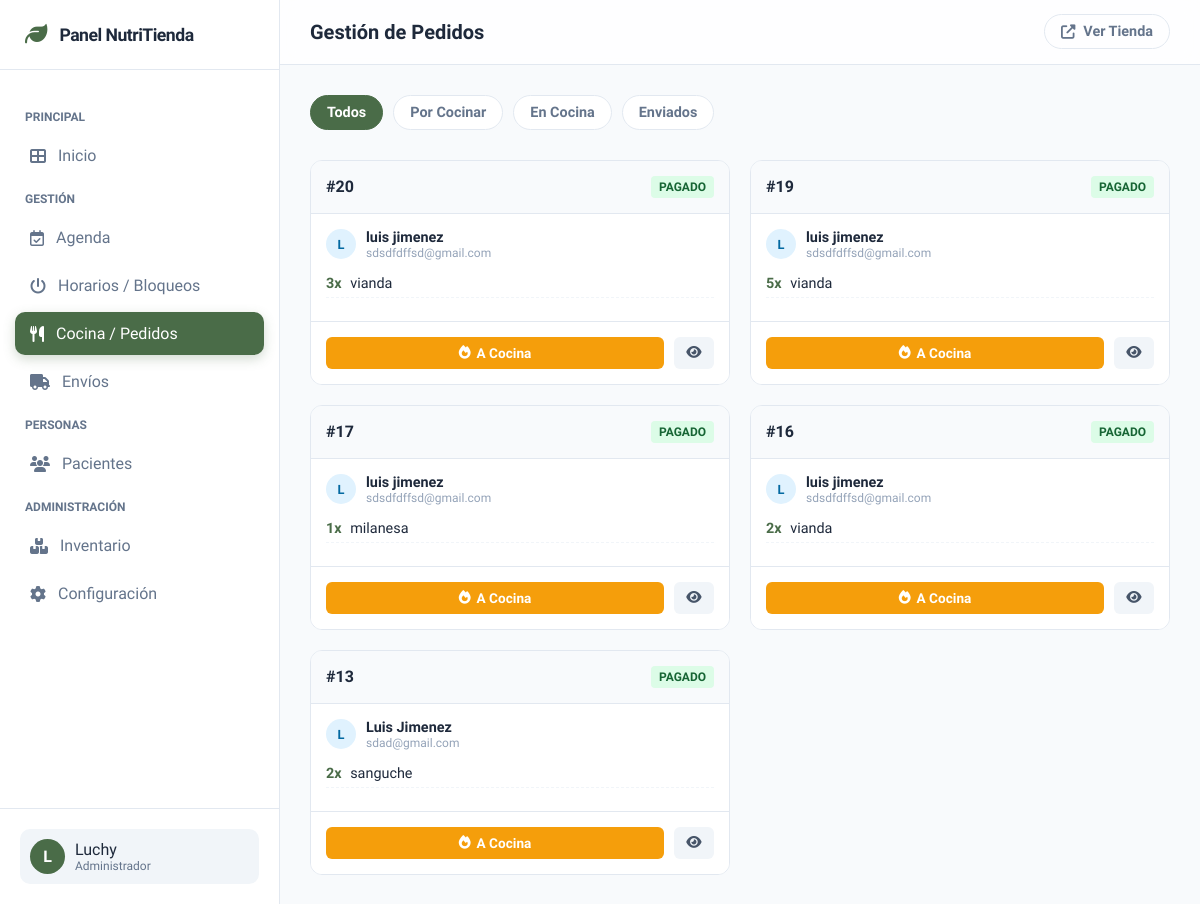
Before: /panel/cocina/ (signed in) with the older database file.
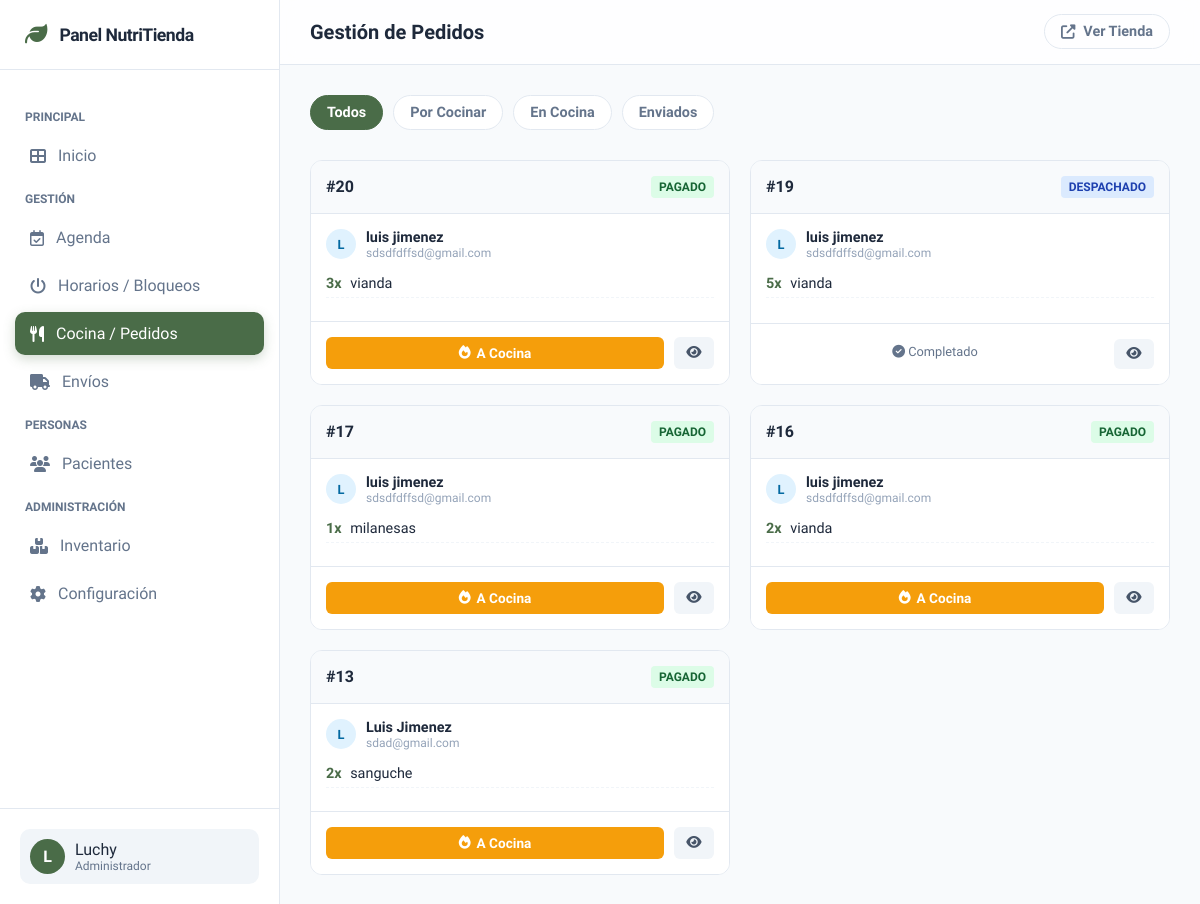
After: the same page with the newer database file.
### carrito/models.py (models this page shows, shortened)
class Pedido(models.Model):
    ESTADOS_PEDIDO = (
        ('pendiente', 'Pendiente de Pago'),
        ('pagado', 'Pagado'),
        ('en_preparacion', 'En Preparación'),
        ('despachado', 'Despachado'),
        ('cancelado', 'Cancelado'),
    )
    cliente = models.ForeignKey(User, on_delete=models.SET_NULL, null=True, blank=True)
    fecha_creacion = models.DateTimeField(auto_now_add=True)
    total = models.DecimalField(max_digits=10, decimal_places=2, help_text="Total final (Subtotal + Envío)")
    costo_envio = models.DecimalField(max_digits=10, decimal_places=2, default=0)
    metodo_envio_elegido = models.CharField(max_length=100, blank=True, null=True, default="Retiro")
    estado = models.CharField(max_length=20, choices=ESTADOS_PEDIDO, default='pendiente')
    direccion_envio = models.CharField(max_length=255, null=True, blank=True)
    ciudad_envio = models.CharField(max_length=100, null=True, blank=True)
    codigo_postal_envio = models.CharField(max_length=10, null=True, blank=True)
    telefono_contacto = models.CharField(max_length=20, null=True, blank=True)
    codigo_seguimiento = models.CharField(max_length=100, blank=True, null=True, help_text="Código de seguimiento manual")
    class Meta:
        verbose_name = "Pedido"
        verbose_name_plural = "Pedidos"

class ItemPedido(models.Model):
    pedido = models.ForeignKey(Pedido, related_name='items', on_delete=models.CASCADE)
    producto = models.ForeignKey(Producto, on_delete=models.SET_NULL, null=True)
    cantidad = models.PositiveIntegerField()
    precio_unitario = models.DecimalField(max_digits=10, decimal_places=2)

### productos/models.py (models this page shows, shortened)
class Producto(models.Model):
    nombre = models.CharField(max_length=100)
    categoria = models.ForeignKey(Categoria, on_delete=models.SET_NULL, null=True, blank=True)
    descripcion = models.TextField(blank=True, null=True)
    precio = models.DecimalField(max_digits=10, decimal_places=2)
    imagen = ProcessedImageField(
        upload_to='productos/',
        processors=[Transpose(), ResizeToFit(width=1024, height=1024)],
        format='WEBP',
        options={'quality': 85},
        blank=True, null=True
    )
    stock = models.PositiveIntegerField(default=0, help_text="Cantidad disponible en inventario")
    disponible = models.BooleanField(default=True)
    destacado = models.BooleanField(default=False)
    es_vegetariano = models.BooleanField(default=False, verbose_name="Apto Vegetariano")
    es_vegano = models.BooleanField(default=False, verbose_name="Apto Vegano")
    es_sin_tacc = models.BooleanField(default=False, verbose_name="Apto Celíaco (Sin TACC)")
    favoritos = models.ManyToManyField(User, related_name='productos_favoritos', blank=True)

### panel_gestor/views.py (the view)
# urls.py: path('cocina/', views.cocina_panel, name='panel_cocina'),
@staff_member_required
def cocina_panel(request):
    estado_filter = request.GET.get('estado')
    if estado_filter:
        pedidos = Pedido.objects.filter(estado=estado_filter).order_by('-fecha_creacion')
    else:
        pedidos = Pedido.objects.filter(
            estado__in=['pagado', 'en_preparacion', 'despachado']
        ).order_by('-fecha_creacion')
    context = {
        'pedidos': pedidos,
        'estado_actual': estado_filter,
    }
    return render(request, 'panel_gestor/cocina.html', context)

### configuracion/context_processors.py (called while the page is built)
def apariencia_context(request):
    config = AparienciaConfig.objects.first()
    if not config:
        config_data = {
            'logo_sitio': None,
            'color_fondo_body': '#ECF0E5',
            'navbar_color_fondo': '#FFFFFF',
            'navbar_color_enlaces': '#555555',
            'boton_color_principal_fondo': '#78857A',
            'boton_color_principal_texto': '#FFFFFF',
            'boton_color_principal_hover': '#647066',
            'boton_color_secundario_borde': '#78857A',
             'color_carrito_activo': '#E74C3C',
        }
    else:
        config_data = config
    return {'apariencia_config': config_data}

### templates/panel_gestor/cocina.html (shortened to what this page needs)
{% extends 'panel_gestor/base_panel.html' %}
{% load static %}
{% block title %}Gestión de Pedidos{% endblock %}
{% block panel_content %}
    <div class="filters-bar">
        <a href="{% url 'panel_cocina' %}" class="filter-btn {% if not estado_actual %}active{% endif %}">Todos</a>
        <a href="?estado=pagado" class="filter-btn {% if estado_actual == 'pagado' %}active{% endif %}">Por Cocinar</a>
        <a href="?estado=en_preparacion" class="filter-btn {% if estado_actual == 'en_preparacion' %}active{% endif %}">En Cocina</a>
        <a href="?estado=despachado" class="filter-btn {% if estado_actual == 'despachado' %}active{% endif %}">Enviados</a>
    </div>
    <div class="pedidos-grid">
        {% for pedido in pedidos %}
        <div class="pedido-card">
            <div class="card-header-p">
                <span class="pedido-id">#{{ pedido.id }}</span>
                <span class="status-badge st-{{ pedido.estado }}">
                    {% if pedido.estado == 'pagado' %}Pagado{% elif pedido.estado == 'en_preparacion' %}Cocinando{% else %}{{ pedido.get_estado_display }}{% endif %}
                </span>
            </div>
            <div class="card-body-p">
                <div class="cliente-info">
                    <div class="avatar-mini">
                        {{ pedido.cliente.first_name|default:pedido.cliente.username|slice:":1"|upper }}
                    </div>
                    <div>
                        <div style="font-weight: 600; font-size: 0.9rem;">
                            {{ pedido.cliente.first_name }} {{ pedido.cliente.last_name }}
                        </div>
                        <div style="font-size: 0.75rem; color: #94a3b8;">{{ pedido.cliente.email }}</div>
                    </div>
                </div>
                <ul class="items-list">
                    {% for item in pedido.items.all %}
                    <li class="item-row">
                        <span><span class="item-cant">{{ item.cantidad }}x</span> {{ item.producto.nombre }}</span>
                    </li>
                    {% endfor %}
                </ul>
            </div>
            <div class="card-footer-p">
                <div class="actions-row">
                    {% if pedido.estado == 'pagado' %}
                        <a href="{% url 'cambiar_estado_pedido' pedido.id 'en_preparacion' %}" class="btn-action btn-cocinar">
                            <i class="fas fa-fire"></i> A Cocina
                        </a>
                    {% elif pedido.estado == 'en_preparacion' %}
                        <a href="{% url 'cambiar_estado_pedido' pedido.id 'despachado' %}" class="btn-action btn-despachar">
                            <i class="fas fa-box-open"></i> Despachar
                        </a>
                    {% elif pedido.estado == 'despachado' %}
                         <span style="font-size: 0.8rem; color: #64748b; width: 100%; text-align: center; padding: 5px;">
                            <i class="fas fa-check-circle"></i> Completado
                         </span>
                    {% endif %}
                    <button type="button"
                            class="btn-action btn-ver"
                            data-id="{{ pedido.id }}"
                            onclick="abrirModalDetalle(this)"
                            title="Ver Detalle Completo">
                        <i class="fas fa-eye"></i>
                    </button>
                </div>
            </div>
        </div>
        {% empty %}
        <div style="grid-column: 1 / -1; text-align: center; padding: 50px; color: #94a3b8;">
            <i class="fas fa-check-circle" style="font-size: 3rem; margin-bottom: 10px; opacity: 0.5;"></i>
            <p>¡Todo listo! No hay pedidos pendientes en esta categoría.</p>
        </div>
        {% endfor %}
    </div>
{% endblock %}

Changed rows visible on the page:
changed Pedido id 19: estado (not shown) → "DESPACHADO"; estado "PAGADO A Cocina" → "Completado"
changed through a linked row, ItemPedido: producto.nombre "milanesa" → "milanesas"
